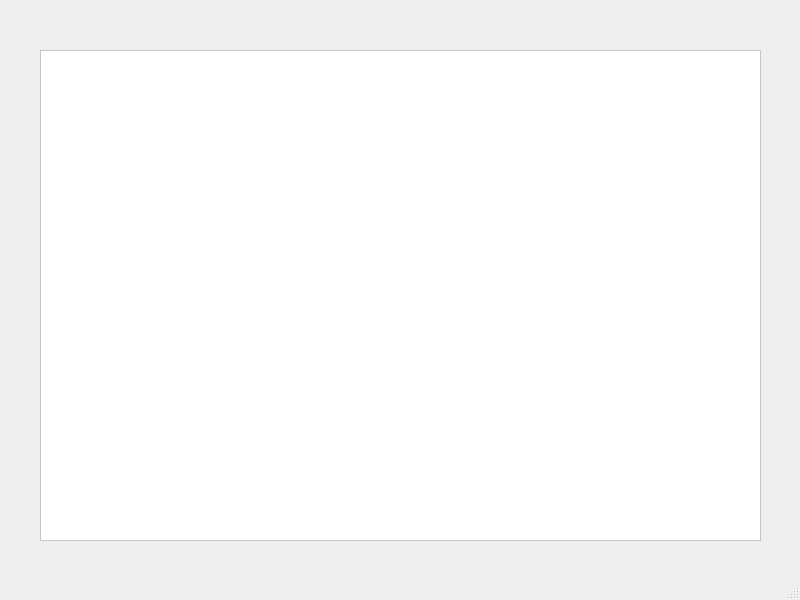
<?xml version="1.0" encoding="UTF-8"?>
<ui version="4.0">
 <class>DisplaySearch</class>
 <widget class="QMainWindow" name="DisplaySearch">
  <property name="geometry">
   <rect>
    <x>0</x>
    <y>0</y>
    <width>800</width>
    <height>600</height>
   </rect>
  </property>
  <property name="windowTitle">
   <string>MainWindow</string>
  </property>
  <widget class="QWidget" name="centralwidget">
   <widget class="QTableView" name="tableView">
    <property name="geometry">
     <rect>
      <x>40</x>
      <y>50</y>
      <width>721</width>
      <height>491</height>
     </rect>
    </property>
    <property name="autoFillBackground">
     <bool>true</bool>
    </property>
    <property name="styleSheet">
     <string notr="true">background-color:white;
color:black;</string>
    </property>
    <property name="lineWidth">
     <number>1</number>
    </property>
    <property name="editTriggers">
     <set>QAbstractItemView::NoEditTriggers</set>
    </property>
    <property name="dragDropOverwriteMode">
     <bool>false</bool>
    </property>
    <property name="gridStyle">
     <enum>Qt::SolidLine</enum>
    </property>
    <attribute name="horizontalHeaderVisible">
     <bool>true</bool>
    </attribute>
    <attribute name="horizontalHeaderCascadingSectionResizes">
     <bool>false</bool>
    </attribute>
   </widget>
  </widget>
  <widget class="QMenuBar" name="menubar">
   <property name="geometry">
    <rect>
     <x>0</x>
     <y>0</y>
     <width>800</width>
     <height>20</height>
    </rect>
   </property>
  </widget>
  <widget class="QStatusBar" name="statusbar"/>
 </widget>
 <resources/>
 <connections/>
</ui>
